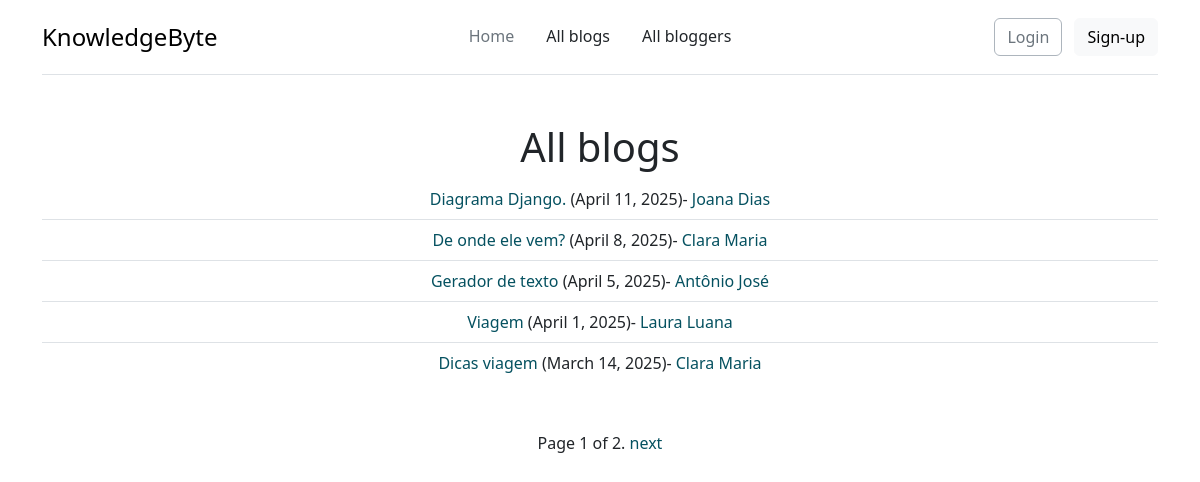
/blog/blogs/, run on the app's committed database.
### blog/models.py (models this page shows, shortened)
class Blog(models.Model):
    title = models.CharField(max_length=200)
    blogger = models.ForeignKey('Blogger', on_delete=models.SET_NULL, null=True)
    description = models.TextField(max_length=1000, help_text='Enter a description of the post')
    date_of_post = models.DateField(null=True, blank=True)
    def get_absolute_url(self):
        return reverse('blog-detail', args=[str(self.id)])

class Blogger(models.Model):
    first_name = models.CharField(max_length=100)
    last_name = models.CharField(max_length=100)
    bio = models.TextField(max_length=1000, help_text='Enter a bio of the blogger')
    user = models.ForeignKey(get_user_model(),on_delete=models.SET_NULL, null=True)
    class Meta:
        ordering = ['first_name','last_name']
    def __str__(self):
        return f'{self.first_name} {self.last_name}'

### blog/views.py (the view)
# urls.py: path('blogs/', views.BlogListView.as_view(), name='blogs'),
class BlogListView(generic.ListView):
    model = Blog
    paginate_by = 5
    def get_queryset(self):
        return Blog.objects.order_by('-date_of_post')

### blog/templates/blog/blog_list.html
{% extends "base_generic.html" %}
{% block content %}
  <h1>All blogs</h1>
  {% if blog_list %}
  <ul class="list-group list-group-flush">
    {% for blog in blog_list %}
      <li class="list-group-item ">
        <a class="link-offset-2 link-underline link-underline-opacity-0 text-info-emphasis" href="{{ blog.get_absolute_url }}">{{ blog.title }}</a> ({{blog.date_of_post}})-
        <a class="link-offset-2 link-underline link-underline-opacity-0 text-info-emphasis" href="{% url 'blogger-detail' blog.blogger.id %}"> {{blog.blogger}} </a>
      </li>
    {% endfor %}
  </ul>
  {% else %}
    <p>There are no blog.</p>
  {% endif %}
{% endblock %}

### blog/templates/base_generic.html (shortened to what this page needs)
<!doctype html>
<html lang="en">
  <head>
    <link rel="stylesheet" href="https://cdnjs.cloudflare.com/ajax/libs/font-awesome/4.7.0/css/font-awesome.min.css">
     {% load static %}
    <link href="{% static 'css/bootstrap.min.css' %}" rel="stylesheet">
    <link href="{% static 'css/styles.css'%}" rel="stylesheet">
</head>
<body>
        <div class="container">
          <header
            class="d-flex flex-wrap align-items-center justify-content-center justify-content-md-between py-3 mb-0 border-bottom">
            <div class="col-md-3 mb-0 mb-md-0">
              <a href="/" class="d-inline-flex link-body-emphasis text-decoration-none">
                  <span class="fs-4">KnowledgeByte</span>
              </a>
            </div>
            <ul class="nav nav-underline col-12 col-md-auto mb-2 justify-content-center mb-md-0">
              <li><a href="{% url 'index' %}" class="nav-link px-2 link-secondary">Home</a></li>
              <li><a href="{% url 'blogs' %}" class="nav-link px-2 link-dark">All blogs</a></li>
              <li><a href="{% url 'bloggers' %}" class="nav-link px-2 link-dark">All bloggers</a></li>
            </ul>
            <div class="col-md-3 text-end">
              {% if user.is_authenticated %}
              <span class="d-inline-flex link-body-emphasis text-decoration-none me-3">Hi, {{ user.get_username }}!</span>
              <form id="logout-form" class="d-inline-flex link-body-emphasis" method="post" action="{% url 'logout' %}">
                {% csrf_token %}
                  <button type="submit" class="btn btn-light">Logout</button>
              </form>
              {% else %}
              <button type="button" class="btn btn-outline-secondary border-dark-subtle me-2"><a class="page-link" href="{% url 'login'%}?next={{request.path}}">Login</a></button>
              <button type="button" class="btn btn-light">Sign-up</button>
              {% endif %}
            </div>
          </header>
          <div class="grid text-center my-sm-5 overflow-auto">{% block content %}{% endblock %}
            {% block pagination %}
            {% if is_paginated %}
                <div class="pagination justify-content-center my-sm-5">
                  <span class="page-links vermelho">
                      <span class="page-current fw-medium">
                      Page {{ page_obj.number }} of {{ page_obj.paginator.num_pages }}.
                      </span>
                      {% if page_obj.has_next %}
                      <a class="text-info-emphasis link-underline link-underline-opacity-0 fw-medium" href="{{ request.path }}?page={{ page_obj.next_page_number }}">next</a>
                      {% endif %}
                  </span>
                </div>
            {% endif %}
            {% endblock %}
          </div>
        </div>
</body>
</html>

### blog/static/css/styles.css (style rules this page uses)
body { min-height: 100vh; min-height: -webkit-fill-available; }
html { height: -webkit-fill-available; }
h1, h2, h3, h4, h5, h6 { font-family: var(--bs-body-font-family); }

### data on the page
Blog: title "Diagrama Django.", date_of_post "April 11, 2025", blogger "Joana Dias"
Blog: title "De onde ele vem?", date_of_post "April 8, 2025", blogger "Clara Maria"
Blog: title "Gerador de texto", date_of_post "April 5, 2025", blogger "Antônio José"
Blog: title "Viagem", date_of_post "April 1, 2025", blogger "Laura Luana"
Blog: title "Dicas viagem", date_of_post "March 14, 2025", blogger "Clara Maria"

### other printed values
{{ page_obj.number }} "1"
{{ page_obj.paginator.num_pages }} "2"
